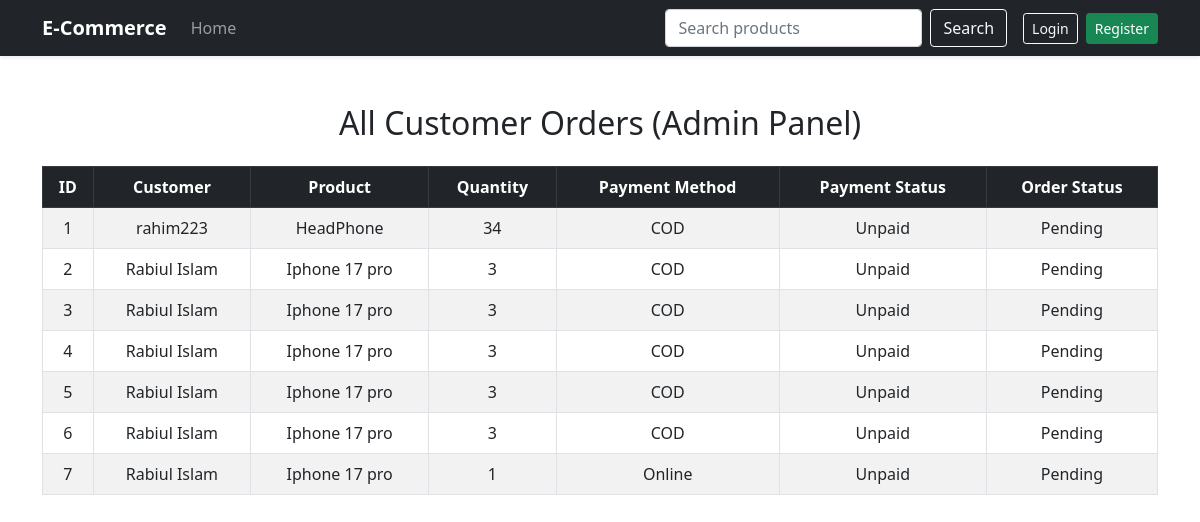
The page /all_orders/ on the database its author committed.
### e_commerceApp/models.py (models this page shows, shortened)
class ProductOrderModel(models.Model):
    PAYMENT_METHOD = [
        ("COD", "COD"),
        ("Online", "Online"),
    ]
    ORDER_STATUS = [
        ("Pending", "Pending"),
        ("In-Progress", "In-Progress"),
        ("Shipped", "Shipped"),
        ("Delivered", "Delivered"),
    ]
    PAYMENT_STATUS = [
        ("Paid", "Paid"),
        ("Unpaid", "Unpaid"),
    ]
    product = models.ForeignKey(ProductManagementModel, on_delete=models.CASCADE)
    customer = models.ForeignKey(CustomerProfileModel, on_delete=models.CASCADE)
    quantity = models.IntegerField(default=1)
    payment_method = models.CharField(choices=PAYMENT_METHOD, max_length=50, null=True)
    payment_status = models.CharField(choices=PAYMENT_STATUS, max_length=50, default='Unpaid')
    order_status = models.CharField(choices=ORDER_STATUS, max_length=50, default='Pending')

class CustomerProfileModel(models.Model):
    user = models.OneToOneField(CustomUserModel, on_delete=models.CASCADE)
    name = models.CharField(max_length=50, null=True)
    address = models.CharField(max_length=50, null=True)
    contact = models.CharField(max_length=50, null=True)
    image = models.ImageField(upload_to='profile/', null=True)

class ProductManagementModel(models.Model):
    user = models.ForeignKey(AdminProfileModel, on_delete=models.CASCADE)
    category = models.ForeignKey(CategoryModel, on_delete=models.CASCADE)
    product_name = models.CharField(max_length=50, null=True)
    price = models.DecimalField(max_digits=10, decimal_places=2, null=True)
    stock = models.IntegerField(default=0)
    description = models.TextField(null=True)
    product_image = models.ImageField(upload_to='product/', null=True)

### e_commerceApp/views.py (the view)
# urls.py: path('all_orders/', allOrdersPage, name='all_orders'),
def allOrdersPage(request):
    orders = ProductOrderModel.objects.all()
    return render(request, 'all_orders.html', {'orders': orders})

### e_commerceApp/templates/all_orders.html
{% extends "base/base.html" %}
{% block body %}
<div class="container py-5">
    <h2 class="mb-4">All Customer Orders (Admin Panel)</h2>
    <div class="table-responsive">
        <table class="table table-striped table-bordered">
            <thead class="table-dark">
                <tr>
                    <th>ID</th>
                    <th>Customer</th>
                    <th>Product</th>
                    <th>Quantity</th>
                    <th>Payment Method</th>
                    <th>Payment Status</th>
                    <th>Order Status</th>
                </tr>
            </thead>
            <tbody>
                {% for order in orders %}
                <tr>
                    <td>{{ order.id }}</td>
                    <td>{{ order.customer.name }}</td>
                    <td>{{ order.product.product_name }}</td>
                    <td>{{ order.quantity }}</td>
                    <td>{{ order.payment_method }}</td>
                    <td>{{ order.payment_status }}</td>
                    <td>{{ order.order_status }}</td>
                </tr>
                {% empty %}
                <tr>
                    <td colspan="7" class="text-center text-muted">
                        No orders found
                    </td>
                </tr>
                {% endfor %}
            </tbody>
        </table>
    </div>
</div>
{% endblock %}

### rows shown on the page
ProductOrderModel: id "1", customer.name "rahim223", product.product_name "HeadPhone", quantity "34", payment_method "COD", payment_status "Unpaid", order_status "Pending"
ProductOrderModel: id "2", customer.name "Rabiul Islam", product.product_name "Iphone 17 pro", quantity "3", payment_method "COD", payment_status "Unpaid", order_status "Pending"
ProductOrderModel: id "3", customer.name "Rabiul Islam", product.product_name "Iphone 17 pro", quantity "3", payment_method "COD", payment_status "Unpaid", order_status "Pending"
ProductOrderModel: id "4", customer.name "Rabiul Islam", product.product_name "Iphone 17 pro", quantity "3", payment_method "COD", payment_status "Unpaid", order_status "Pending"
ProductOrderModel: id "5", customer.name "Rabiul Islam", product.product_name "Iphone 17 pro", quantity "3", payment_method "COD", payment_status "Unpaid", order_status "Pending"
ProductOrderModel: id "6", customer.name "Rabiul Islam", product.product_name "Iphone 17 pro", quantity "3", payment_method "COD", payment_status "Unpaid", order_status "Pending"
ProductOrderModel: id "7", customer.name "Rabiul Islam", product.product_name "Iphone 17 pro", quantity "1", payment_method "Online", payment_status "Unpaid", order_status "Pending"
